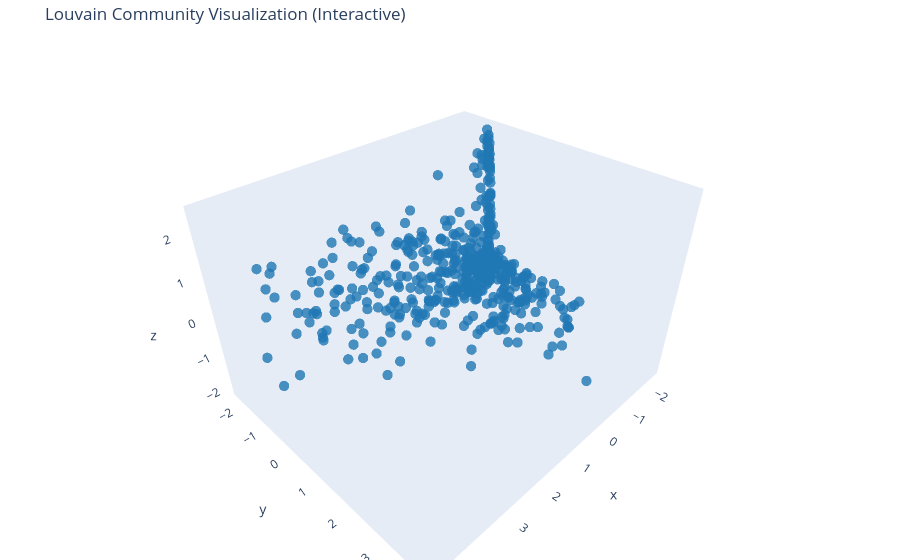

Here is the notebook cell this chart was saved with:
### Code cell
cid = 4
members = [n for n, c in partition.items() if c == cid]
subG = G.subgraph(members)
visualize_community_plotly_full(subG, {n: cid for n in subG.nodes()})

### Figure 1 — Plotly figure (JSON) as saved in the notebook; plotly's stock layout.template omitted (floating-point values rounded to 4 significant figures; data arrays with more than 128 entries replaced by an {"elided": "..."} marker saying what was removed)
{"data": [{"hoverinfo": "text", "marker": {"color": {"elided": "511 str values"}, "opacity": 0.8, "size": 6}, "mode": "markers", "text": {"elided": "511 str values"}, "type": "scatter3d", "x": {"elided": "511 float values"}, "y": {"elided": "511 float values"}, "z": {"elided": "511 float values"}}], "layout": {"hovermode": "closest", "margin": {"b": 0, "l": 0, "r": 0, "t": 40}, "plot_bgcolor": "white", "scene": {"xaxis": {"showgrid": false, "zeroline": false}, "yaxis": {"showgrid": false, "zeroline": false}, "zaxis": {"showgrid": false, "zeroline": false}}, "showlegend": false, "title": {"text": "Louvain Community Visualization (Interactive)"}}}
